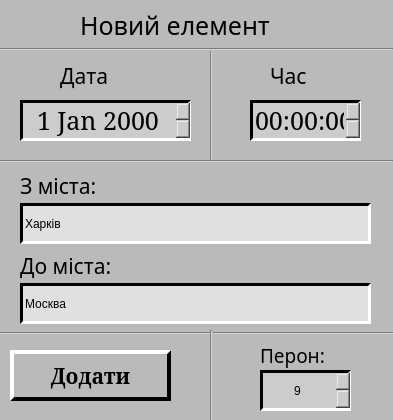
<?xml version="1.0" encoding="UTF-8"?>
<ui version="4.0">
 <class>NewElement</class>
 <widget class="QDialog" name="NewElement">
  <property name="geometry">
   <rect>
    <x>0</x>
    <y>0</y>
    <width>393</width>
    <height>420</height>
   </rect>
  </property>
  <property name="windowTitle">
   <string>Dialog</string>
  </property>
  <property name="styleSheet">
   <string notr="true">
background-color: rgb(186, 186, 186);</string>
  </property>
  <widget class="QLabel" name="label_6">
   <property name="geometry">
    <rect>
     <x>260</x>
     <y>340</y>
     <width>161</width>
     <height>31</height>
    </rect>
   </property>
   <property name="font">
    <font>
     <family>Retro Gaming</family>
     <pointsize>14</pointsize>
     <weight>50</weight>
     <bold>false</bold>
    </font>
   </property>
   <property name="text">
    <string>Перон:</string>
   </property>
  </widget>
  <widget class="Line" name="line_4">
   <property name="geometry">
    <rect>
     <x>0</x>
     <y>323</y>
     <width>401</width>
     <height>20</height>
    </rect>
   </property>
   <property name="orientation">
    <enum>Qt::Horizontal</enum>
   </property>
  </widget>
  <widget class="QPushButton" name="pushButton">
   <property name="geometry">
    <rect>
     <x>10</x>
     <y>350</y>
     <width>161</width>
     <height>51</height>
    </rect>
   </property>
   <property name="font">
    <font>
     <family>MS Serif</family>
     <pointsize>16</pointsize>
     <weight>75</weight>
     <bold>true</bold>
    </font>
   </property>
   <property name="styleSheet">
    <string notr="true">QPushButton{
	border : 4px solid white;
	border-bottom: 4px solid black;
	border-right: 4px solid black;
}
QPushButton:pressed{ 
	border : 4px solid black;
	border-bottom: 4px solid white;
	border-right: 4px solid white;
}</string>
   </property>
   <property name="text">
    <string>Додати</string>
   </property>
  </widget>
  <widget class="Line" name="line_3">
   <property name="geometry">
    <rect>
     <x>210</x>
     <y>48</y>
     <width>3</width>
     <height>113</height>
    </rect>
   </property>
   <property name="orientation">
    <enum>Qt::Vertical</enum>
   </property>
  </widget>
  <widget class="Line" name="line_5">
   <property name="geometry">
    <rect>
     <x>210</x>
     <y>330</y>
     <width>3</width>
     <height>113</height>
    </rect>
   </property>
   <property name="orientation">
    <enum>Qt::Vertical</enum>
   </property>
  </widget>
  <widget class="QLabel" name="label">
   <property name="geometry">
    <rect>
     <x>80</x>
     <y>0</y>
     <width>251</width>
     <height>51</height>
    </rect>
   </property>
   <property name="font">
    <font>
     <family>Retro Gaming</family>
     <pointsize>19</pointsize>
     <weight>50</weight>
     <bold>false</bold>
    </font>
   </property>
   <property name="text">
    <string>Новий елемент</string>
   </property>
  </widget>
  <widget class="QDateEdit" name="dateEdit">
   <property name="geometry">
    <rect>
     <x>20</x>
     <y>100</y>
     <width>171</width>
     <height>41</height>
    </rect>
   </property>
   <property name="font">
    <font>
     <family>MS Serif</family>
     <pointsize>19</pointsize>
     <weight>9</weight>
     <italic>false</italic>
     <bold>false</bold>
    </font>
   </property>
   <property name="styleSheet">
    <string notr="true">	border : 3px solid black;
	border-bottom: 3px solid white;
	border-right: 3px solid white;
	background-color:rgb(204, 204, 204);
font: 75 19pt &quot;MS Serif&quot;;</string>
   </property>
   <property name="alignment">
    <set>Qt::AlignCenter</set>
   </property>
  </widget>
  <widget class="QLabel" name="label_5">
   <property name="geometry">
    <rect>
     <x>20</x>
     <y>250</y>
     <width>161</width>
     <height>31</height>
    </rect>
   </property>
   <property name="font">
    <font>
     <family>Retro Gaming</family>
     <pointsize>16</pointsize>
     <weight>50</weight>
     <bold>false</bold>
    </font>
   </property>
   <property name="text">
    <string>До міста:</string>
   </property>
  </widget>
  <widget class="Line" name="line">
   <property name="geometry">
    <rect>
     <x>0</x>
     <y>48</y>
     <width>393</width>
     <height>3</height>
    </rect>
   </property>
   <property name="orientation">
    <enum>Qt::Horizontal</enum>
   </property>
  </widget>
  <widget class="QLineEdit" name="lineEditB">
   <property name="geometry">
    <rect>
     <x>20</x>
     <y>283</y>
     <width>351</width>
     <height>41</height>
    </rect>
   </property>
   <property name="styleSheet">
    <string notr="true">	border : 3px solid black;
	border-bottom: 3px solid white;
	border-right: 3px solid white;
	background-color:rgb(224, 224, 224);
font: 75 19pt &quot;MS Serif&quot;;</string>
   </property>
   <property name="text">
    <string>Москва</string>
   </property>
  </widget>
  <widget class="QLabel" name="label_2">
   <property name="geometry">
    <rect>
     <x>60</x>
     <y>60</y>
     <width>101</width>
     <height>31</height>
    </rect>
   </property>
   <property name="font">
    <font>
     <family>Retro Gaming</family>
     <pointsize>16</pointsize>
     <weight>50</weight>
     <bold>false</bold>
    </font>
   </property>
   <property name="text">
    <string>Дата</string>
   </property>
  </widget>
  <widget class="QLabel" name="label_4">
   <property name="geometry">
    <rect>
     <x>20</x>
     <y>170</y>
     <width>161</width>
     <height>31</height>
    </rect>
   </property>
   <property name="font">
    <font>
     <family>Retro Gaming</family>
     <pointsize>16</pointsize>
     <weight>50</weight>
     <bold>false</bold>
    </font>
   </property>
   <property name="text">
    <string>З міста:</string>
   </property>
  </widget>
  <widget class="QLabel" name="label_3">
   <property name="geometry">
    <rect>
     <x>270</x>
     <y>60</y>
     <width>101</width>
     <height>31</height>
    </rect>
   </property>
   <property name="font">
    <font>
     <family>Retro Gaming</family>
     <pointsize>16</pointsize>
     <weight>50</weight>
     <bold>false</bold>
    </font>
   </property>
   <property name="text">
    <string>Час</string>
   </property>
  </widget>
  <widget class="QLineEdit" name="lineEditA">
   <property name="geometry">
    <rect>
     <x>20</x>
     <y>203</y>
     <width>351</width>
     <height>41</height>
    </rect>
   </property>
   <property name="styleSheet">
    <string notr="true">	border : 3px solid black;
	border-bottom: 3px solid white;
	border-right: 3px solid white;
	background-color:rgb(224, 224, 224);
font: 75 19pt &quot;MS Serif&quot;;</string>
   </property>
   <property name="text">
    <string>Харків</string>
   </property>
  </widget>
  <widget class="QSpinBox" name="spinBox">
   <property name="geometry">
    <rect>
     <x>260</x>
     <y>370</y>
     <width>91</width>
     <height>41</height>
    </rect>
   </property>
   <property name="styleSheet">
    <string notr="true">	border : 3px solid black;
	border-bottom: 3px solid white;
	border-right: 3px solid white;
	background-color:rgb(204, 204, 204);
font: 75 19pt &quot;MS Serif&quot;;</string>
   </property>
   <property name="alignment">
    <set>Qt::AlignCenter</set>
   </property>
   <property name="minimum">
    <number>1</number>
   </property>
   <property name="maximum">
    <number>9</number>
   </property>
   <property name="value">
    <number>9</number>
   </property>
  </widget>
  <widget class="QTimeEdit" name="timeEdit">
   <property name="geometry">
    <rect>
     <x>250</x>
     <y>100</y>
     <width>111</width>
     <height>41</height>
    </rect>
   </property>
   <property name="font">
    <font>
     <family>MS Serif</family>
     <pointsize>19</pointsize>
     <weight>9</weight>
     <italic>false</italic>
     <bold>false</bold>
    </font>
   </property>
   <property name="styleSheet">
    <string notr="true">	border : 3px solid black;
	border-bottom: 3px solid white;
	border-right: 3px solid white;
	background-color:rgb(204, 204, 204);
font: 75 19pt &quot;MS Serif&quot;;
</string>
   </property>
   <property name="alignment">
    <set>Qt::AlignCenter</set>
   </property>
  </widget>
  <widget class="Line" name="line_2">
   <property name="geometry">
    <rect>
     <x>0</x>
     <y>160</y>
     <width>393</width>
     <height>3</height>
    </rect>
   </property>
   <property name="orientation">
    <enum>Qt::Horizontal</enum>
   </property>
  </widget>
 </widget>
 <resources/>
 <connections/>
</ui>
